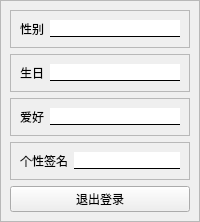
                    <widget class="QWidget" name="page_9">
                     <layout class="QVBoxLayout" name="verticalLayout_24" stretch="1,2">
                      <property name="spacing">
                       <number>0</number>
                      </property>
                      <property name="leftMargin">
                       <number>0</number>
                      </property>
                      <property name="topMargin">
                       <number>0</number>
                      </property>
                      <property name="rightMargin">
                       <number>0</number>
                      </property>
                      <property name="bottomMargin">
                       <number>0</number>
                      </property>
                      <item>
                       <widget class="QFrame" name="frame_46">
                        <property name="frameShape">
                         <enum>QFrame::StyledPanel</enum>
                        </property>
                        <property name="frameShadow">
                         <enum>QFrame::Raised</enum>
                        </property>
                       </widget>
                      </item>
                      <item>
                       <widget class="QFrame" name="frame_47">
                        <property name="frameShape">
                         <enum>QFrame::StyledPanel</enum>
                        </property>
                        <property name="frameShadow">
                         <enum>QFrame::Raised</enum>
                        </property>
                        <layout class="QVBoxLayout" name="verticalLayout_25">
                         <item>
                          <widget class="QFrame" name="frame_48">
                           <property name="frameShape">
                            <enum>QFrame::StyledPanel</enum>
                           </property>
                           <property name="frameShadow">
                            <enum>QFrame::Raised</enum>
                           </property>
                           <layout class="QHBoxLayout" name="horizontalLayout_40">
                            <item>
                             <widget class="QLabel" name="label_52">
                              <property name="text">
                               <string>性别</string>
                              </property>
                             </widget>
                            </item>
                            <item>
                             <widget class="QLineEdit" name="lineEdit_21">
                              <property name="styleSheet">
                               <string notr="true">border-bottom:1px solid black;
border-radius:0px</string>
                              </property>
                             </widget>
                            </item>
                           </layout>
                          </widget>
                         </item>
                         <item>
                          <widget class="QFrame" name="frame_49">
                           <property name="frameShape">
                            <enum>QFrame::StyledPanel</enum>
                           </property>
                           <property name="frameShadow">
                            <enum>QFrame::Raised</enum>
                           </property>
                           <layout class="QHBoxLayout" name="horizontalLayout_41">
                            <item>
                             <widget class="QLabel" name="label_53">
                              <property name="text">
                               <string>生日</string>
                              </property>
                             </widget>
                            </item>
                            <item>
                             <widget class="QLineEdit" name="lineEdit_22">
                              <property name="styleSheet">
                               <string notr="true">border-bottom:1px solid black;
border-radius:0px</string>
                              </property>
                             </widget>
                            </item>
                           </layout>
                          </widget>
                         </item>
                         <item>
                          <widget class="QFrame" name="frame_50">
                           <property name="frameShape">
                            <enum>QFrame::StyledPanel</enum>
                           </property>
                           <property name="frameShadow">
                            <enum>QFrame::Raised</enum>
                           </property>
                           <layout class="QHBoxLayout" name="horizontalLayout_42">
                            <item>
                             <widget class="QLabel" name="label_54">
                              <property name="text">
                               <string>爱好</string>
                              </property>
                             </widget>
                            </item>
                            <item>
                             <widget class="QLineEdit" name="lineEdit_23">
                              <property name="styleSheet">
                               <string notr="true">border-bottom:1px solid black;
border-radius:0px</string>
                              </property>
                             </widget>
                            </item>
                           </layout>
                          </widget>
                         </item>
                         <item>
                          <widget class="QFrame" name="frame_51">
                           <property name="frameShape">
                            <enum>QFrame::StyledPanel</enum>
                           </property>
                           <property name="frameShadow">
                            <enum>QFrame::Raised</enum>
                           </property>
                           <layout class="QHBoxLayout" name="horizontalLayout_43">
                            <item>
                             <widget class="QLabel" name="label_55">
                              <property name="text">
                               <string>个性签名</string>
                              </property>
                             </widget>
                            </item>
                            <item>
                             <widget class="QLineEdit" name="lineEdit_24">
                              <property name="styleSheet">
                               <string notr="true">border-bottom:1px solid black;
border-radius:0px</string>
                              </property>
                             </widget>
                            </item>
                           </layout>
                          </widget>
                         </item>
                         <item>
                          <widget class="QPushButton" name="pushButton_38">
                           <property name="text">
                            <string>退出登录</string>
                           </property>
                          </widget>
                         </item>
                        </layout>
                       </widget>
                      </item>
                     </layout>
                    </widget>
